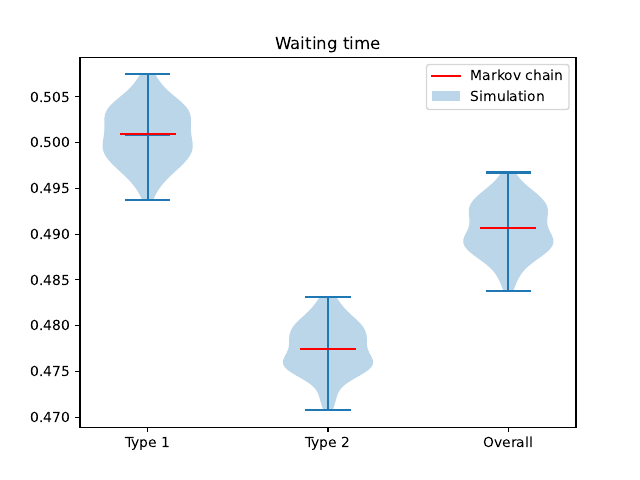

Recreate this plot in Python.
import matplotlib.pyplot as plt
import numpy as np
import ambulance_game as abg

lambda_2 = 3
lambda_1 = 4
mu = 8
num_of_servers = 1
threshold = 8
system_capacity = 10
buffer_capacity = 10
seed_num = 0
warm_up_time = 500
num_of_trials = 100
runtime = 100000


simulation_results_overall = abg.simulation.get_multiple_runs_results(
    lambda_2=lambda_2,
    lambda_1=lambda_1,
    mu=mu,
    num_of_servers=num_of_servers,
    threshold=threshold,
    system_capacity=system_capacity,
    buffer_capacity=buffer_capacity,
    seed_num=seed_num,
    warm_up_time=warm_up_time,
    num_of_trials=num_of_trials,
    runtime=runtime,
    class_type=None,
)

simulation_results_type_1 = abg.simulation.get_multiple_runs_results(
    lambda_2=lambda_2,
    lambda_1=lambda_1,
    mu=mu,
    num_of_servers=num_of_servers,
    threshold=threshold,
    system_capacity=system_capacity,
    buffer_capacity=buffer_capacity,
    seed_num=seed_num,
    warm_up_time=warm_up_time,
    num_of_trials=num_of_trials,
    runtime=runtime,
    class_type=0,
)

simulation_results_type_2 = abg.simulation.get_multiple_runs_results(
    lambda_2=lambda_2,
    lambda_1=lambda_1,
    mu=mu,
    num_of_servers=num_of_servers,
    threshold=threshold,
    system_capacity=system_capacity,
    buffer_capacity=buffer_capacity,
    seed_num=seed_num,
    warm_up_time=warm_up_time,
    num_of_trials=num_of_trials,
    runtime=runtime,
    class_type=1,
)

waiting_times_simulation_overall = [
    np.mean(w.waiting_times) for w in simulation_results_overall
]
waiting_times_simulation_type_1 = [
    np.mean(w.waiting_times) for w in simulation_results_type_1
]
waiting_times_simulation_type_2 = [
    np.mean(w.waiting_times) for w in simulation_results_type_2
]


mean_waiting_time_markov_overall = (
    abg.markov.get_mean_waiting_time_using_markov_state_probabilities(
        lambda_2=lambda_2,
        lambda_1=lambda_1,
        mu=mu,
        num_of_servers=num_of_servers,
        threshold=threshold,
        system_capacity=system_capacity,
        buffer_capacity=buffer_capacity,
        class_type=None,
    )
)

mean_waiting_time_markov_type_1 = (
    abg.markov.get_mean_waiting_time_using_markov_state_probabilities(
        lambda_2=lambda_2,
        lambda_1=lambda_1,
        mu=mu,
        num_of_servers=num_of_servers,
        threshold=threshold,
        system_capacity=system_capacity,
        buffer_capacity=buffer_capacity,
        class_type=0,
    )
)

mean_waiting_time_markov_type_2 = (
    abg.markov.get_mean_waiting_time_using_markov_state_probabilities(
        lambda_2=lambda_2,
        lambda_1=lambda_1,
        mu=mu,
        num_of_servers=num_of_servers,
        threshold=threshold,
        system_capacity=system_capacity,
        buffer_capacity=buffer_capacity,
        class_type=1,
    )
)


labels = ["Type 1", "Type 2", "Overall"]
fig, ax = plt.subplots(nrows=1, ncols=1)
plt.violinplot(
    [
        waiting_times_simulation_type_1,
        waiting_times_simulation_type_2,
        waiting_times_simulation_overall,
    ],
    showmeans=True,
    showmedians=False,
)
ax.plot(
    [0.85, 1.15],
    [mean_waiting_time_markov_type_1, mean_waiting_time_markov_type_1],
    color="red",
)
ax.legend(["Markov chain", "Simulation"])
ax.plot(
    [1.85, 2.15],
    [mean_waiting_time_markov_type_2, mean_waiting_time_markov_type_2],
    color="red",
)
ax.plot(
    [2.85, 3.15],
    [mean_waiting_time_markov_overall, mean_waiting_time_markov_overall],
    color="red",
)
ax.set_xticks([1, 2, 3])
ax.set_xticklabels(labels)
ax.set_title("Waiting time")

plt.savefig("main.pdf", transparent=True)
